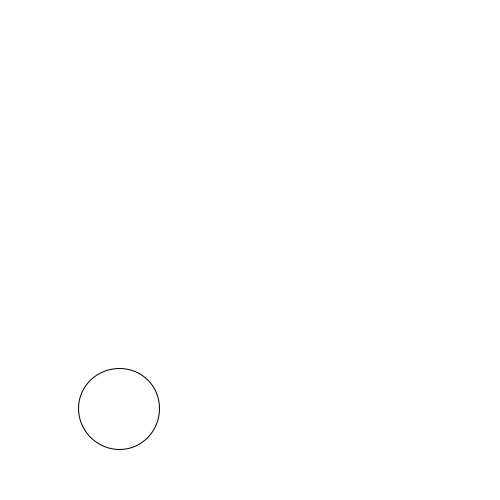
Frame 1 (no input)
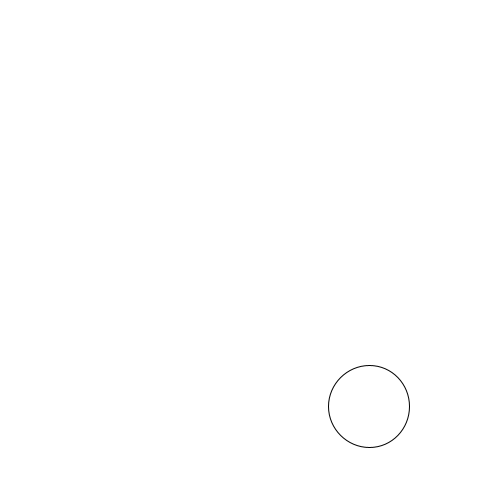
Frame 60 (the mouse pressed at the canvas centre just before this capture)
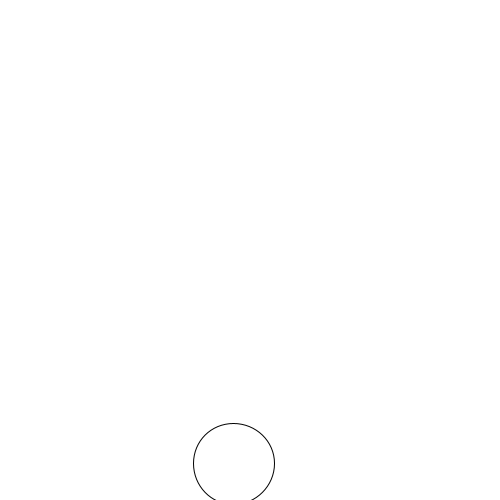
Frame 120 (the mouse held since frame 60 and released just before this capture)

The Processing sketch that drew these frames (run headless with seeded random() and noise(); from frame 60 on, the mouse is pressed at the canvas centre):

// Processing sketch: processing_163363
// ── processing_163363.pde

float xPos; //xPosition
float yPos; //yPosition
float radius; //radius
float sx; //speed of x
float sy; //speed of y
float g=0.95; //gravity

void setup(){
  size (500,500);
  
  //set random variables
  
  radius=random(1,500/4);
  
  xPos=random(10,width-radius);
  yPos=random(10,height-radius);
  
  sx=random(1,10);
  sy=random(1,10);
  
  //random start
  
  ellipse(xPos,yPos,radius,radius);
}

void draw(){
  background(255, 255, 255);
  
  sy=sy+g;
  ellipse(xPos+=sx,yPos+=sy,radius,radius);
 
 // change x direction 
  if ((xPos>=width-radius/2) || (xPos<=0+radius/2)) {
    sx=sx*-1;
  }
  
 // change y direction 
  if ((yPos>=height-radius/2) || (yPos<=0+radius/2)) {
    sy=sy*-1;
    sx=sx+g;
  }
  
  if((yPos>=height-radius/2)&&(sy<=0)){
    yPos=height-radius/2;
    xPos-=sx;
  } 
  
}
